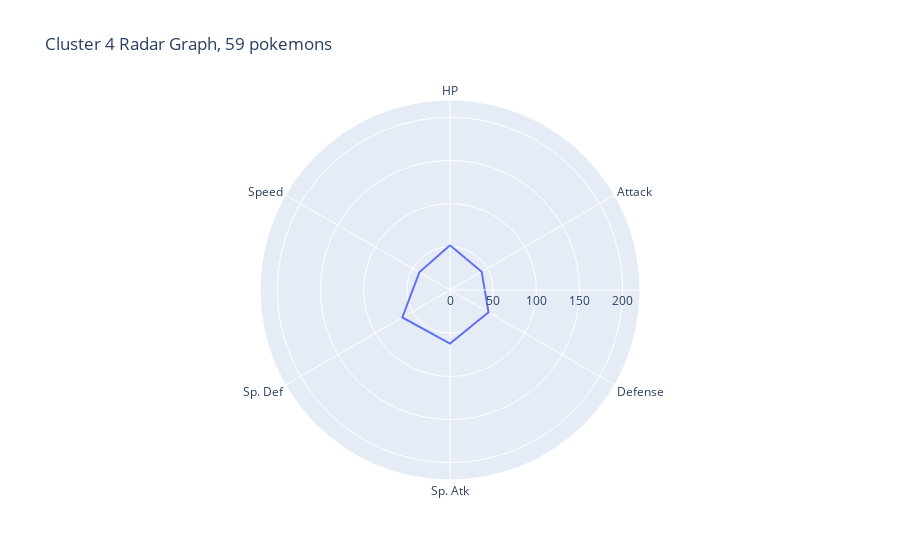
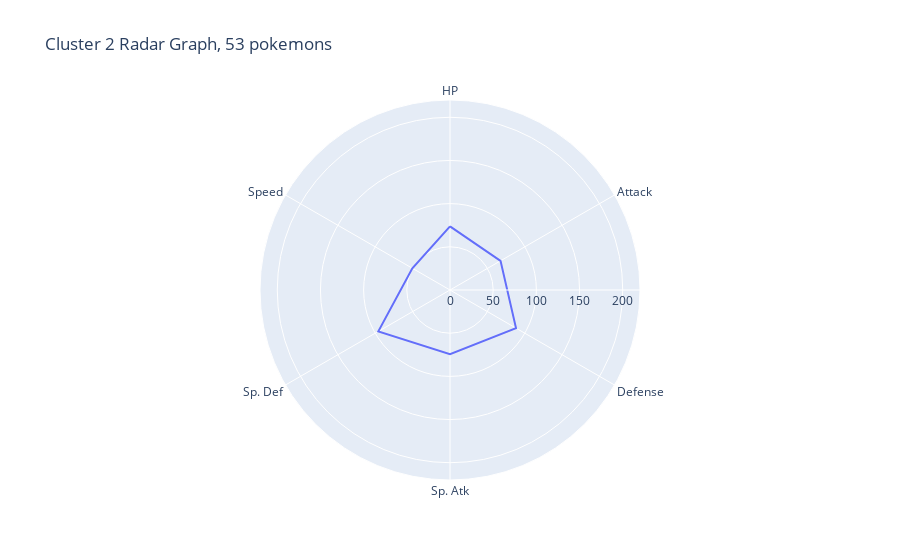
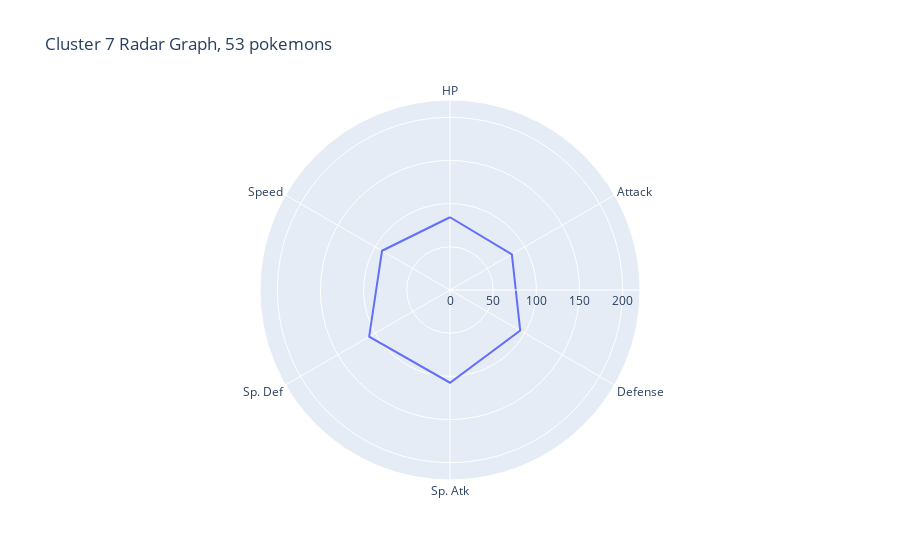
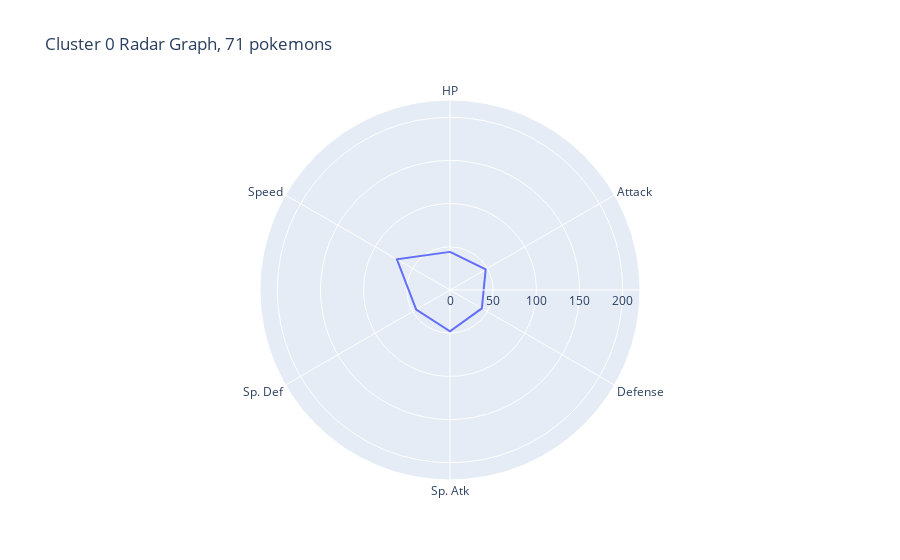

Write notebook code for charts like these, in order.
### Code cell
clusters = data_new['Cluster'].unique()

for cluster in clusters:
    cluster_data = data_new[data_new['Cluster'] == cluster].drop('Cluster', axis=1)
    
    # Prepare data for radar graph
    radar_data = cluster_data.mean().reset_index()
    radar_data.columns = ['theta', 'r']
    
    # Create radar graph
    fig = px.line_polar(radar_data, r='r', theta='theta', line_close=True, range_r=[0, 220],
                        title=f'Cluster {cluster} Radar Graph, {cluster_data.shape[0]} pokemons')
    
    # Show plot
    fig.show()

### Figure 1 — Plotly figure (JSON) as saved in the notebook; plotly's stock layout.template omitted (floating-point values rounded to 4 significant figures)
{"data": [{"hovertemplate": "r=%{r}<br>theta=%{theta}<extra></extra>", "legendgroup": "", "line": {"color": "#636efa", "dash": "solid"}, "marker": {"symbol": "circle"}, "mode": "lines", "name": "", "r": [51.76, 42.36, 51.49, 62.1, 63.69, 41, 51.76], "showlegend": false, "subplot": "polar", "theta": ["HP", "Attack", "Defense", "Sp. Atk", "Sp. Def", "Speed", "HP"], "type": "scatterpolar"}], "layout": {"legend": {"tracegroupgap": 0}, "polar": {"angularaxis": {"direction": "clockwise", "rotation": 90}, "domain": {"x": [0, 1], "y": [0, 1]}, "radialaxis": {"range": [0, 220]}}, "title": {"text": "Cluster 4 Radar Graph, 59 pokemons"}}}

### Figure 2 — Plotly figure (JSON) as saved in the notebook; plotly's stock layout.template omitted (floating-point values rounded to 4 significant figures)
{"data": [{"hovertemplate": "r=%{r}<br>theta=%{theta}<extra></extra>", "legendgroup": "", "line": {"color": "#636efa", "dash": "solid"}, "marker": {"symbol": "circle"}, "mode": "lines", "name": "", "r": [73.7, 67.57, 88.25, 74.45, 95.83, 50.34, 73.7], "showlegend": false, "subplot": "polar", "theta": ["HP", "Attack", "Defense", "Sp. Atk", "Sp. Def", "Speed", "HP"], "type": "scatterpolar"}], "layout": {"legend": {"tracegroupgap": 0}, "polar": {"angularaxis": {"direction": "clockwise", "rotation": 90}, "domain": {"x": [0, 1], "y": [0, 1]}, "radialaxis": {"range": [0, 220]}}, "title": {"text": "Cluster 2 Radar Graph, 53 pokemons"}}}

### Figure 3 — Plotly figure (JSON) as saved in the notebook; plotly's stock layout.template omitted (floating-point values rounded to 4 significant figures)
{"data": [{"hovertemplate": "r=%{r}<br>theta=%{theta}<extra></extra>", "legendgroup": "", "line": {"color": "#636efa", "dash": "solid"}, "marker": {"symbol": "circle"}, "mode": "lines", "name": "", "r": [84.25, 82.74, 93.89, 107.4, 108.1, 90.89, 84.25], "showlegend": false, "subplot": "polar", "theta": ["HP", "Attack", "Defense", "Sp. Atk", "Sp. Def", "Speed", "HP"], "type": "scatterpolar"}], "layout": {"legend": {"tracegroupgap": 0}, "polar": {"angularaxis": {"direction": "clockwise", "rotation": 90}, "domain": {"x": [0, 1], "y": [0, 1]}, "radialaxis": {"range": [0, 220]}}, "title": {"text": "Cluster 7 Radar Graph, 53 pokemons"}}}

### Figure 4 — Plotly figure (JSON) as saved in the notebook; plotly's stock layout.template omitted (floating-point values rounded to 4 significant figures)
{"data": [{"hovertemplate": "r=%{r}<br>theta=%{theta}<extra></extra>", "legendgroup": "", "line": {"color": "#636efa", "dash": "solid"}, "marker": {"symbol": "circle"}, "mode": "lines", "name": "", "r": [44.15, 47.69, 42.59, 47.92, 45.18, 70.99, 44.15], "showlegend": false, "subplot": "polar", "theta": ["HP", "Attack", "Defense", "Sp. Atk", "Sp. Def", "Speed", "HP"], "type": "scatterpolar"}], "layout": {"legend": {"tracegroupgap": 0}, "polar": {"angularaxis": {"direction": "clockwise", "rotation": 90}, "domain": {"x": [0, 1], "y": [0, 1]}, "radialaxis": {"range": [0, 220]}}, "title": {"text": "Cluster 0 Radar Graph, 71 pokemons"}}}
